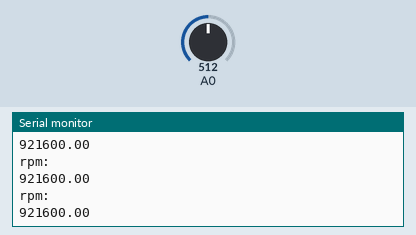
This sketch was run on a simulated Arduino Uno, built with avr-gcc and run on an emulated ATmega328P. On the bench: the last lines printed to the serial monitor. The test bench sets the inputs (shaded band); at power-on: A0 = 512.

Above: at 1.3 s.
1.4 s: A0 set to 716
At 1.81 s:
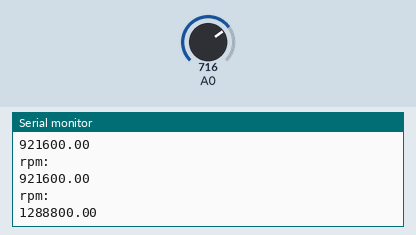
2.9 s: A0 set to 900
At 3.31 s:
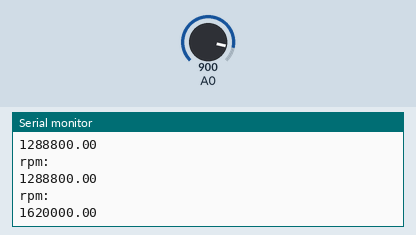
Timing chart, 0 to 5.9 s (numbered marks = the images above; inputs shaded):
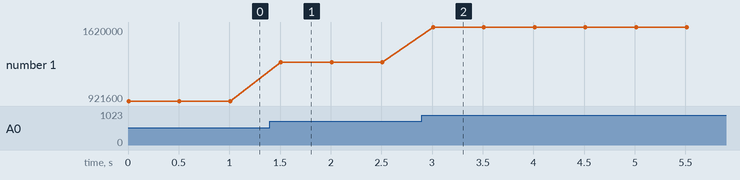

The sketch:

RPM.ino
```cpp
//Código para cálculo do RPM a partir da leitura de uma porta analógica;
#include <LiquidCrystal_I2C.h>
#include <Wire.h>
LiquidCrystal_I2C lcd(0x3F,2,1,0,4,5,6,7,3, POSITIVE);

// definição dos pinos de entrada do contador
#define oscilador 1
#define sensor 5
//VELOCIDADE-------
int qtd_osc=0;
int pulso = 0;
//---------------

//RPM-----------------
float k_reg = 2.0;
float k = 900.0;
//--------------------
void setup() {
  Serial.begin(9600);
  /*
  lcd.begin(20,4);
  */
  //VELOCIDADE------------------------------
  /*
  pinMode (oscilador, INPUT);
  pinMode (sensor, INPUT);
  attachInterrupt(oscilador, ipt1, RISING);
  attachInterrupt(sensor, ipt2, RISING);
  lcd.setCursor(0,0);
  lcd.print("VEL:");
  */
  // ---------------------------------------
   //RPM-----------------------------------
   /*
  lcd.setCursor(10,0);
  lcd.print("RPM:");
  */
}

//VELOCIDADE-----------------------------------
/*
void ipt1(){
  qtd_osc++;
}

void ipt2(){
  pulso = 1;
}

float tempo=0, velocidade=0;
//---------------------------------------------
*/

void loop() {
  //RPM---------------------------------------------------
  //Receiving tension from arduino analog port       //
  float tension = analogRead(A0);                    //

  // Regulatong tension received
  float regulated_tension = tension * k_reg;

  // Calculating rpm by using constant
  float rpm = regulated_tension * k;
  //-------------------------------------------------------

  /*
  //VELOCIDADE---------------------------------------------
   if (pulso == 1)
  {
    tempo = qtd_osc * 0.00394;
    velocidade = 1.76 / tempo;
    qtd_osc = 0;
    pulso = 0;
    lcd.setCursor(10,2);
    lcd.print(analogRead(A0));
  }
  //-------------------------------------------------------
  //Setting cursor on display
  */
  /*
  lcd.setCursor(0,2);
  //Printing RPM on display
  lcd.print(rpm);
  */
  Serial.print("rpm:");
  Serial.print("\n");
  Serial.print(rpm);
  Serial.print("\n");
  delay(500);
}
```

Measured:
- after the input at 1.4 s, the serial monitor: prints a new line after 0.11 s (image 1)
- after the input at 2.9 s, the serial monitor: prints a new line after 0.11 s (image 2)
- plotted number 1: 921600 → 1288800 after the input at 1.4 s, 1288800 → 1620000 after the input at 2.9 s
